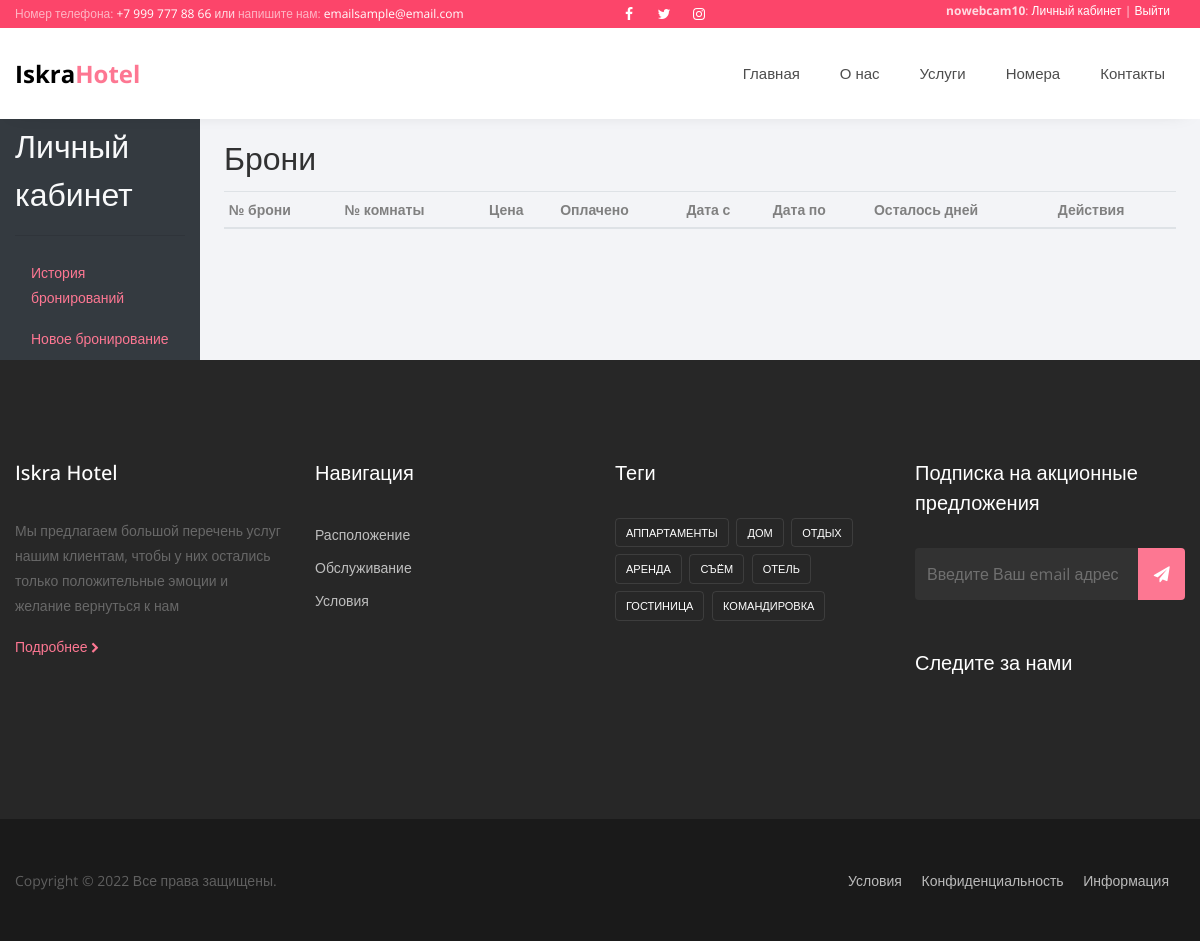
Page /customer/dashboard/ (signed in) on the earlier database version.
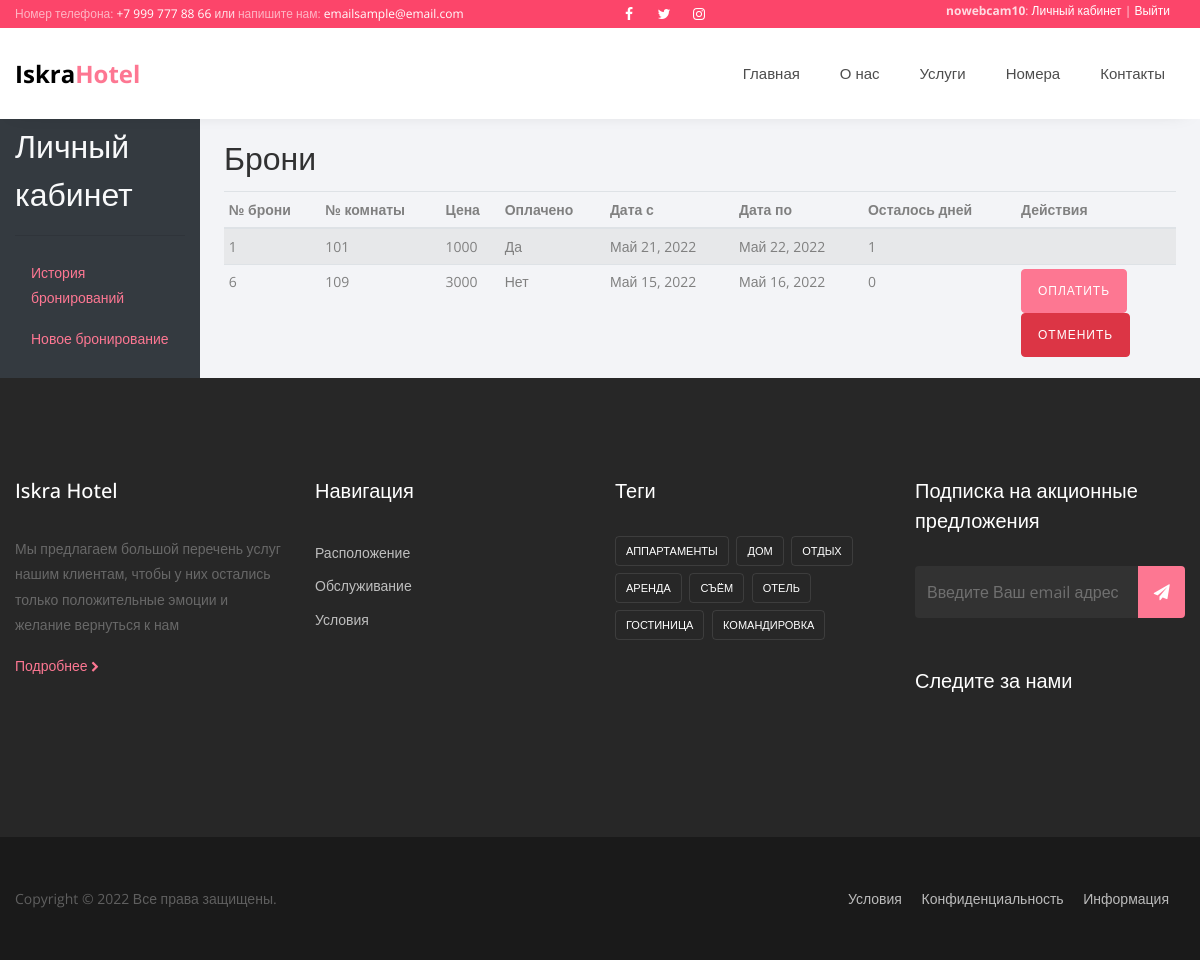
Same page on the later database version.
### authentication/models.py (models this page shows)
class User(AbstractUser):
    pass

### booking/models.py (models this page shows, shortened)
class Booking(models.Model):
    customer = models.ForeignKey(Customer, related_name='booking', on_delete=models.CASCADE)
    room = models.ForeignKey(Room, related_name='booking', on_delete=models.CASCADE)
    booking_date = models.DateTimeField(auto_now_add=True)
    check_in_date = models.DateField()
    check_out_date = models.DateField()
    paid = models.BooleanField(default=False)
    booked = models.BooleanField(default=False)
    def booking_price(self):
        return int(self.room.room_type.price * (self.check_out_date - self.check_in_date).days)
    def days_remaining(self):
        if self.check_out_date >= datetime.now().date():
            return (self.check_out_date - datetime.now().date()).days
        else:
            self.room.available = True
            self.room.save()
            return 0

### rooms/models.py (models this page shows, shortened)
class Room(models.Model):
    room_no = models.CharField(max_length=10)
    room_type = models.ForeignKey(RoomType, related_name='rooms', on_delete=models.CASCADE)
    available = models.BooleanField()

class RoomType(models.Model):
    room_type = models.CharField(max_length=32, choices=room_type_choices)
    price = models.DecimalField(max_digits=10, decimal_places=2)
    maximum_capacity = models.IntegerField()
    size = models.IntegerField()
    view = models.CharField(max_length=32)
    bed_number = models.IntegerField()
    ratings = models.DecimalField(max_digits=2, decimal_places=1)
    photo = models.ImageField(upload_to='static/base/images/', default='static/base/images/room-1.jpg')

### customer/views.py (the view)
# urls.py: path('dashboard/', customer_dashboard, name='dashboard'),
@login_required
def customer_dashboard(request):
    bookings = Booking.objects.filter(customer=request.user.customer)
    return render(request, 'dashboard.html', {'bookings': bookings})

### templates/dashboard.html (shortened to what this page needs)
{% extends 'base/base.html' %}
{% load static %}
{% block content %}
    <section class="ftco-section bg-light ftco-no-pt ftco-no-pb">
        <div class="container-fluid">
            <div class="row navbar-expand-md">
                <nav class="col-md-3 col-lg-2 bg-dark navbar-collapse collapse sidebar" id="sidenav"
                     style="align-items: flex-start;">
                    <div class="sidebar-sticky flex-column w-100 mt-1">
                        <h2 class="text-light">Личный кабинет</h2>
                        <hr>
                        <ul class="nav flex-column">
                            <li class="nav-item">
                                <a class="nav-link active" href="{% url 'customer:dashboard' %}">
                                     История бронирований
                                </a>
                            </li>
                            <li class="nav-item">
                                <a class="nav-link" href="{% url 'home' %}">
                                     Новое бронирование
                                </a>
                            </li>
                        </ul>
                    </div>
                </nav>
                <main role="main" class="col-md-9 ml-sm-auto col-lg-10 pt-3 px-4">
                    <h2>Брони</h2>
                    <div class="table-responsive">
                        <table class="table table-striped table-sm">
                            <thead>
                            <tr>
                                <th>№ брони</th>
                                <th>№ комнаты</th>
                                <th>Цена</th>
                                <th>Оплачено</th>
                                <th>Дата с</th>
                                <th>Дата по</th>
                                <th>Осталось дней</th>
                                <th>Действия</th>
                            </tr>
                            </thead>
                            <tbody>
                            {% for booking in bookings %}
                                <tr>
                                    <td>{{ booking.pk }}</td>
                                    <td>{{ booking.room.room_no }}</td>
                                    <td>{{ booking.booking_price }}</td>
                                    <td>{% if booking.paid %}
                                        Да
                                    {% else %}
                                        Нет
                                    {% endif %} </td>
                                    <td>{{ booking.check_in_date }}</td>
                                    <td>{{ booking.check_out_date }}</td>
                                    <td>{{ booking.days_remaining }}</td>
                                    <td>{% if booking.paid %}
                                    {% else %}
                                        <form action="{% url 'payment:checkout' %}" method="post">
                                            <input type="submit" class="btn btn-primary" value="Оплатить">
                                        </form>
                                        <form action="{% url 'booking:delete_booking' %}" method="post">
                                            <input type="submit" class="btn btn-danger" value="Отменить">
                                        </form>
                                    {% endif %} </td>
                                </tr>
                            {% endfor %}
                            </tbody>
                        </table>
                    </div>
                </main>
            </div>
        </div>
    </section>
{% endblock content %}

### templates/base/base.html (shortened to what this page needs)
{% load static %}
<!DOCTYPE html>
<html lang="en">
<head>
    <link rel="stylesheet" href="https://stackpath.bootstrapcdn.com/font-awesome/4.7.0/css/font-awesome.min.css">
    <link rel="stylesheet" href="{% static 'base/' %}css/animate.css">
    <link rel="stylesheet" href="{% static 'base/' %}css/owl.carousel.min.css">
    <link rel="stylesheet" href="{% static 'base/' %}css/camera.css">
    <link rel="stylesheet" href="{% static 'base/' %}css/owl.theme.default.min.css">
    <link rel="stylesheet" href="{% static 'base/' %}css/magnific-popup.css">
    <link rel="stylesheet" href="{% static 'base/' %}css/bootstrap-datepicker.css">
    <link rel="stylesheet" href="{% static 'base/' %}css/jquery.timepicker.css">
    <link rel="stylesheet" href="{% static 'base/' %}css/flaticon.css">
    <link rel="stylesheet" href="{% static 'base/' %}css/style.css">
</head>
<body>
<div class="wrap">
    <div class="container">
        <div class="row justify-content-between">
            <div class="col d-flex align-items-center">
                <p class="mb-0 phone"><span class="mailus">Номер телефона:</span> <a href="#">+7 999 777 88 66</a> или <span
                        class="mailus">напишите нам:</span> <a href="#">emailsample@email.com</a></p>
            </div>
            <div class="col d-flex justify-content-end">
                <div class="social-media">
                    <p class="mb-0 d-flex">
                        <a href="#" class="d-flex align-items-center justify-content-center"><span
                                class="fa fa-facebook"><i class="sr-only">Facebook</i></span></a>
                        <a href="#" class="d-flex align-items-center justify-content-center"><span
                                class="fa fa-twitter"><i class="sr-only">Twitter</i></span></a>
                        <a href="#" class="d-flex align-items-center justify-content-center"><span
                                class="fa fa-instagram"><i class="sr-only">Instagram</i></span></a>
                    </p>
                </div>
                <div class="col d-flex justify-content-end">
                    <p class="mb-0 phone">
                        {% if user.is_authenticated %}
                            <strong>{{ user.username }}</strong>:
                            <a href="{% url 'customer:dashboard' %}">Личный кабинет</a> |
                            <a href="{% url 'customer:logout' %}">Выйти</a>
                        {% else %}
                            <a href="{% url 'customer:login' %}?next={{ request.path }}">Войти</a> или <a
                                href="{% url 'customer:register' %}">Зарегистрироваться</a>
                        {% endif %}
                    </p>
                </div>
            </div>
        </div>
    </div>
</div>
<nav class="navbar navbar-expand-lg navbar-dark ftco_navbar bg-dark ftco-navbar-light sticky-top" id="ftco-navbar">
    <div class="container">
        <a class="navbar-brand" href="{% url 'home' %}">Iskra<span>Hotel</span></a>
        <div class="collapse navbar-collapse" id="ftco-nav">
            <ul class="navbar-nav ml-auto">
                <li class="nav-item {% if request.path == '/' %}active{% endif %}"><a href="{% url 'home' %}"
                                                                                      class="nav-link">Главная</a>
                </li>
                <li class="nav-item {% if request.path == '/about/' %}active{% endif %}"><a href="{% url 'about' %}"
                                                                                            class="nav-link">О нас</a>
                </li>
                <li class="nav-item {% if request.path == '/services/' %}active{% endif %}"><a
                        href="{% url 'services' %}"
                        class="nav-link">Услуги</a>
                </li>
                <li class="nav-item {% if request.path == '/rooms/' %}active{% endif %}"><a href="{% url 'rooms' %}"
                                                                                            class="nav-link">Номера</a>
                </li>
                <li class="nav-item {% if request.path == '/contact/' %}active{% endif %}"><a href="{% url 'contact' %}"
                                                                                              class="nav-link">Контакты</a>
                </li>
            </ul>
        </div>
    </div>
</nav>
{% block content %}
{% endblock content %}
<footer class="footer">
    <div class="container">
        <div class="row">
            <div class="col-md-6 col-lg-3 mb-md-0 mb-4">
                <h2 class="footer-heading"><a href="#" class="logo">Iskra Hotel</a></h2>
                <p>Мы предлагаем большой перечень услуг нашим клиентам, чтобы у них остались только положительные эмоции и желание вернуться к нам</p>
                <a href="#">Подробнее <span class="fa fa-chevron-right" style="font-size: 11px;"></span></a>
            </div>
            <div class="col-md-6 col-lg-3 mb-md-0 mb-4">
                <h2 class="footer-heading">Навигация</h2>
                <ul class="list-unstyled">
                    <li><a href="#" class="py-1 d-block">Расположение</a></li>
                    <li><a href="#" class="py-1 d-block">Обслуживание</a></li>
                    <li><a href="#" class="py-1 d-block">Условия</a></li>
                </ul>
            </div>
            <div class="col-md-6 col-lg-3 mb-md-0 mb-4">
                <h2 class="footer-heading">Теги</h2>
                <div class="tagcloud">
                    <a href="#" class="tag-cloud-link">аппартаменты</a>
                    <a href="#" class="tag-cloud-link">дом</a>
                    <a href="#" class="tag-cloud-link">отдых</a>
                    <a href="#" class="tag-cloud-link">аренда</a>
                    <a href="#" class="tag-cloud-link">съём</a>
                    <a href="#" class="tag-cloud-link">отель</a>
                    <a href="#" class="tag-cloud-link">гостиница</a>
                    <a href="#" class="tag-cloud-link">командировка</a>
                </div>
            </div>
            <div class="col-md-6 col-lg-3 mb-md-0 mb-4">
                <h2 class="footer-heading">Подписка на акционные предложения</h2>
                <form action="#" class="subscribe-form">
                    <div class="form-group d-flex">
                        <input type="text" class="form-control rounded-left" placeholder="Введите Ваш email адрес">
                        <button type="submit" class="form-control submit rounded-right"><i class="fa fa-paper-plane"></i></button>
                    </div>
                </form>
                <h2 class="footer-heading mt-5">Следите за нами</h2>
                <ul class="ftco-footer-social p-0">
                </ul>
            </div>
        </div>
    </div>
    <div class="w-100 mt-5 border-top py-5">
        <div class="container">
            <div class="row">
                <div class="col-md-6 col-lg-8">
                    <p class="copyright mb-0">
                        Copyright &copy;
                        Все права защищены.
                    </p>
                </div>
                <div class="col-md-6 col-lg-4 text-md-right">
                    <p class="mb-0 list-unstyled">
                        <a class="mr-md-3" href="#">Условия</a>
                        <a class="mr-md-3" href="#">Конфиденциальность</a>
                        <a class="mr-md-3" href="#">Информация</a>
                    </p>
                </div>
            </div>
        </div>
    </div>
</footer>
</body>
</html>

Differences in the rows shown:
added Booking: pk "1", room.room_no "101", booking_price "1000", paid "Да", check_in_date "Май 21, 2022", check_out_date "Май 22, 2022", days_remaining "1"
added Booking: pk "6", room.room_no "109", booking_price "3000", paid "Нет", check_in_date "Май 15, 2022", check_out_date "Май 16, 2022", days_remaining "0"
